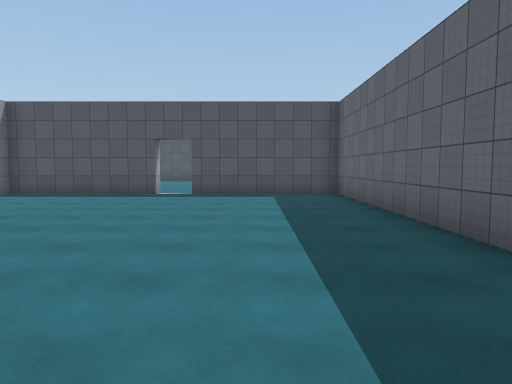
View 1 (above)

19 first-person views from a walk through a 3-D level made in the Unity game engine. The camera is 1.5 m above the floor, tilts 4° down and sees 70° across. The floor is counted in squares, 2 m on a side. Each view is taken from the middle of a square. On the plan, view 1 faces up. The plan holds only what a view shows up to about 11 squares ahead; the rest is blank. The place goes on beyond the plan. The player is left out. Surface patterns are stand-ins for the level's own textures.

View 2
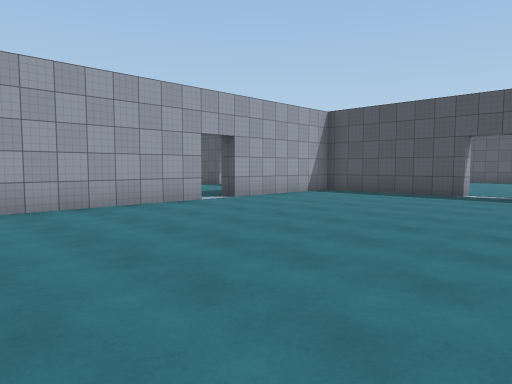

View 3
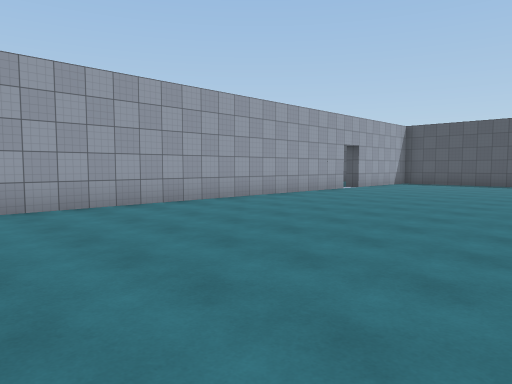

View 4
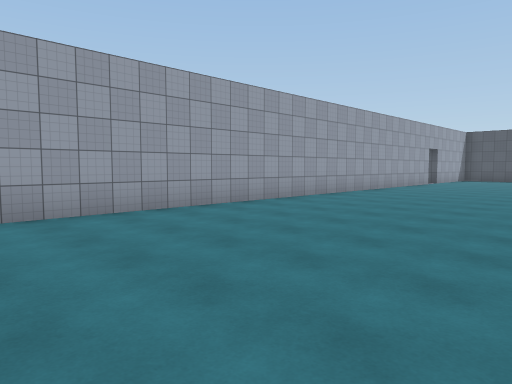

View 5
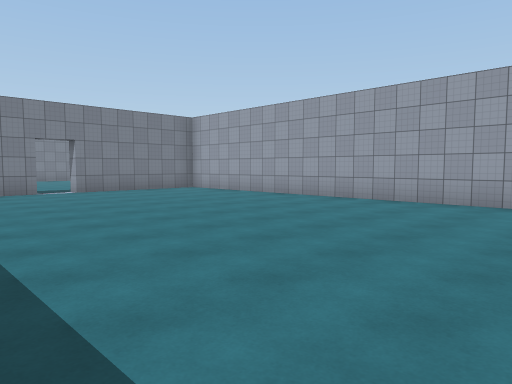

View 6
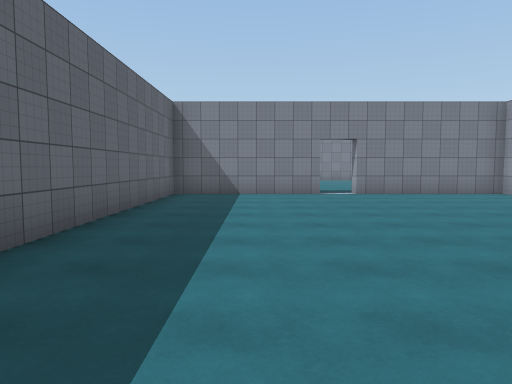

View 7
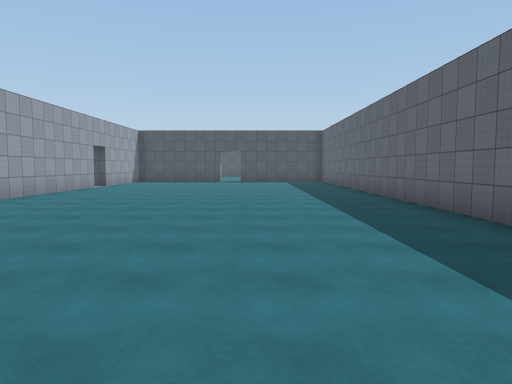

View 8
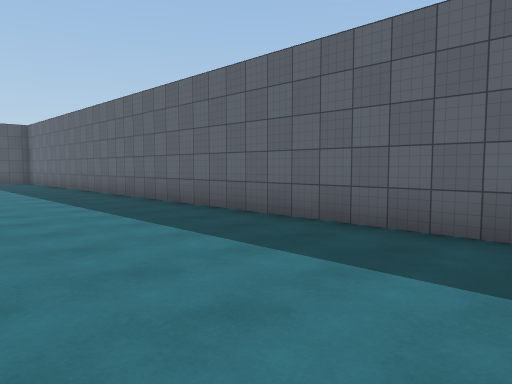

View 9
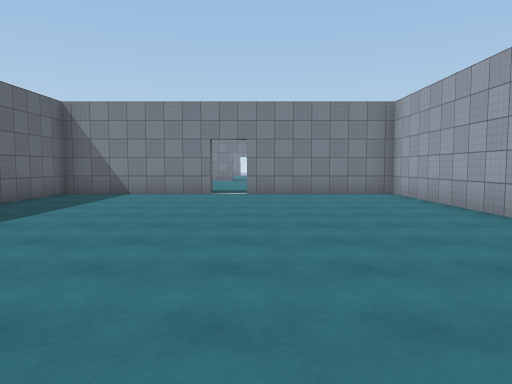

View 10
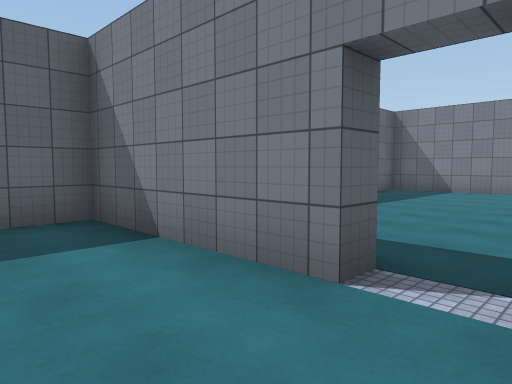

View 11
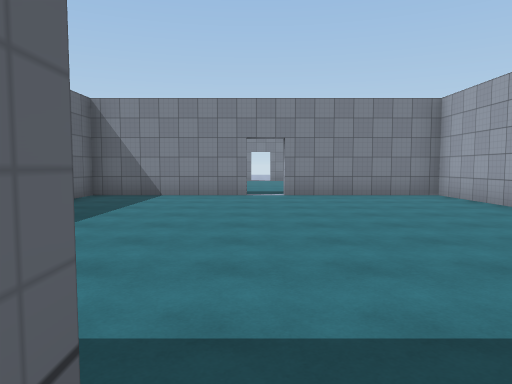

View 12
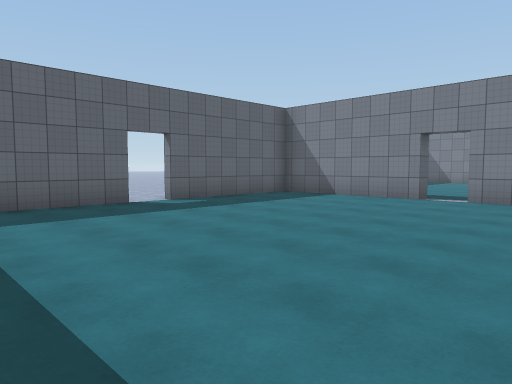

View 13
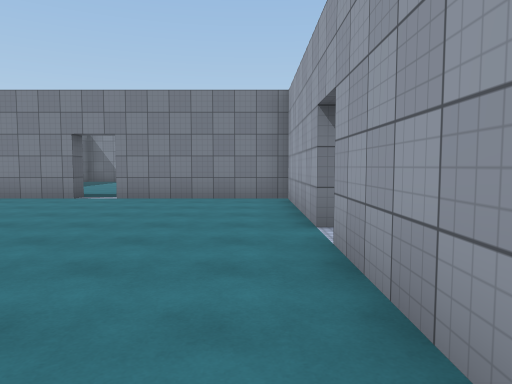

View 14
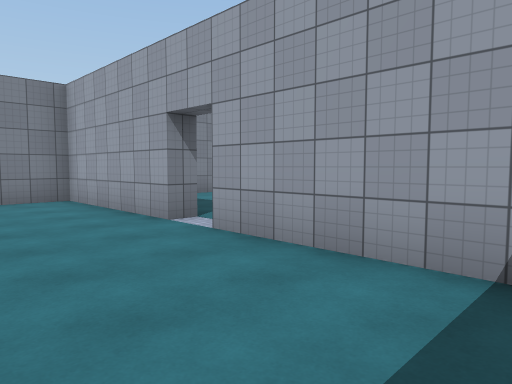

View 15
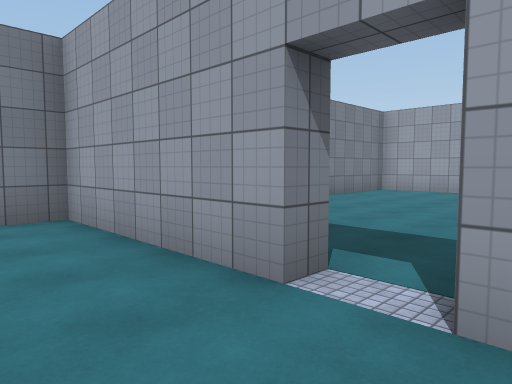

View 16
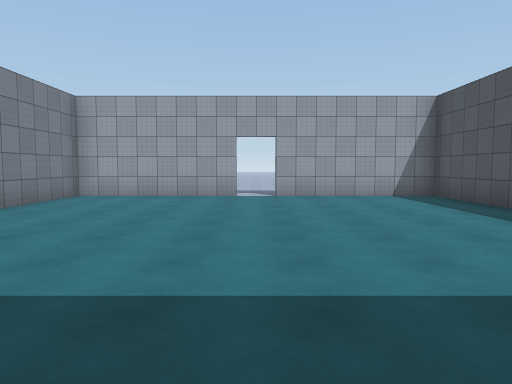

View 17
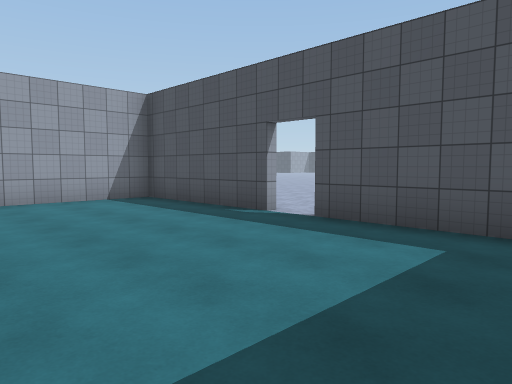

View 18
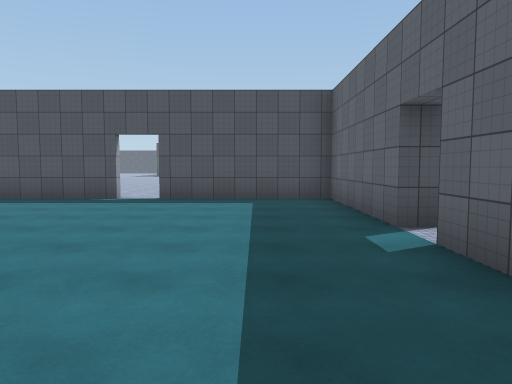

View 19
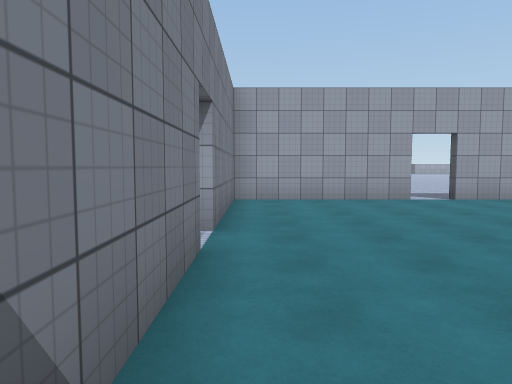

### Floor plan
Ten units are one square. View 1 is at (0, 0); x grows to the right and y downward. Boxes are objects, and circles mark ways between rooms. Rooms are numbered by the first view taken in them; rooms with no view inside come last. Other rooms are left out.
<svg viewBox="-167 -110 195 395">
<path fill="none" stroke="#000" d="M23 74 23 -100 -18 -100M-68 -50 -68 180 -28 180M-18 180 23 180 23 111M-28 -105 -28 -100 -68 -100 -68 -60M23 226 23 202M-18 186 -18 180M-18 275 23 275 23 235M-68 235 -68 275 -28 275M-28 180 -28 185M-68 194 -68 225M-72 246 -72 235 -68 235M-68 225 -72 225 -72 185 -112 185M-112 275 -86 275M-121 185 -162 185 -162 225M-162 234 -162 275 -122 275"/>
<circle cx="-20" cy="180" r="3" fill="#2a7"/>
<circle cx="-70" cy="230" r="3" fill="#2a7"/>
<text x="-20" y="40">1</text>
<text x="-20" y="230">2</text>
<text x="-110" y="230">3</text>
</svg>
Room 1 opens to room 2. Room 2 opens to room 3.

Where each view was taken, in squares from view 1:
view 1: 0 up, 0 right, facing up
view 2: 0 up, 0 right, facing up-left
view 3: 6 down, 0 right, facing up-left
view 4: 11 down, 1 left, facing up-left
view 5: 7 down, 1 right, facing down-left
view 6: 8 down, 0 right, facing down
view 7: 8 down, 1 left, facing up
view 8: 8 down, 2 left, facing up-right
view 9: 8 down, 3 left, facing down
view 10: 16 down, 3 left, facing down-right
view 11: 18 down, 2 left, facing down
view 12: 19 down, 5 left, facing down-right
view 13: 19 down, 6 left, facing down
view 14: 19 down, 4 left, facing down-left
view 15: 22 down, 5 left, facing down-left
view 16: 23 down, 7 left, facing left
view 17: 23 down, 8 left, facing up-left
view 18: 27 down, 9 left, facing up
view 19: 27 down, 8 left, facing left
